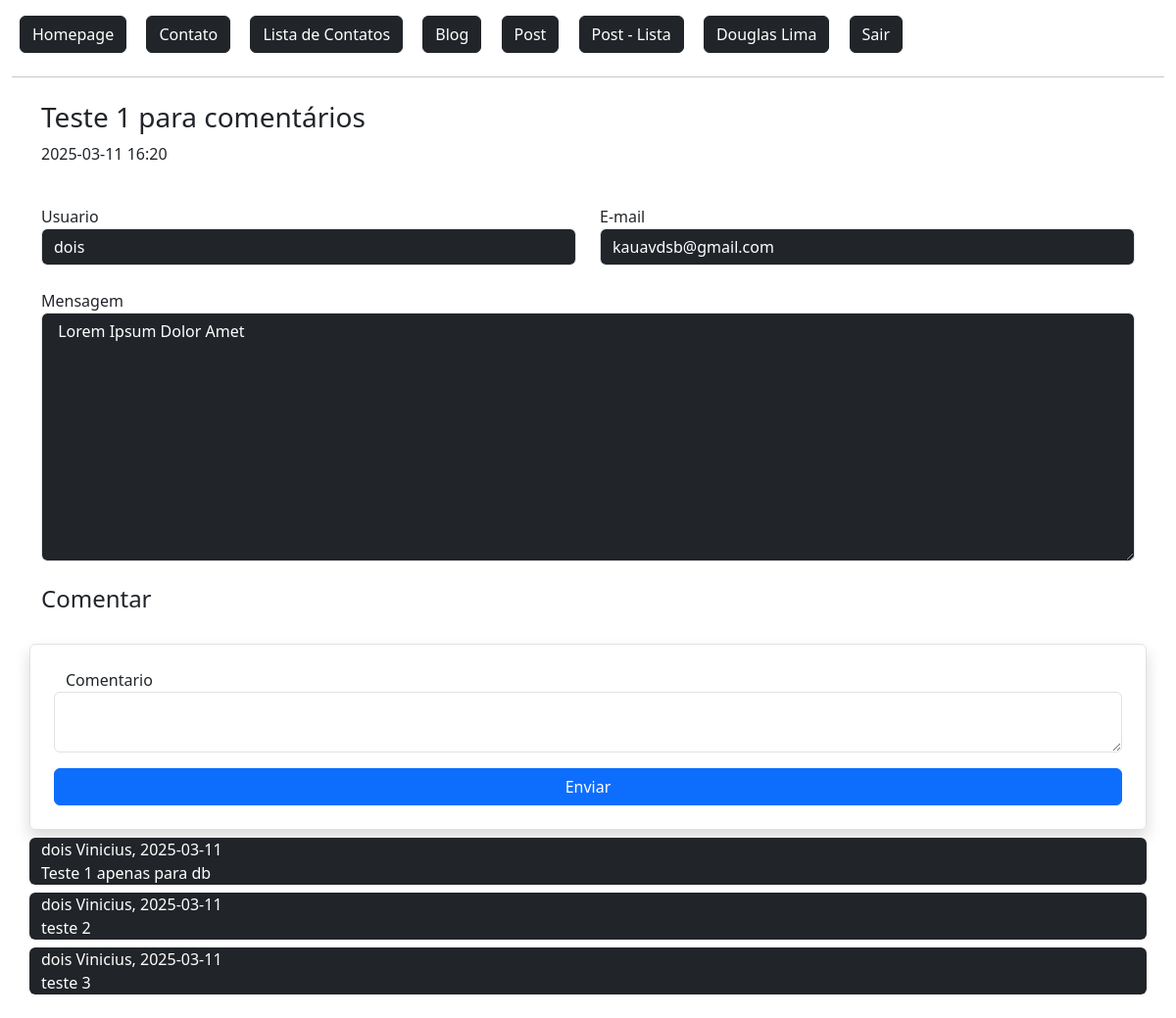
Screenshot of /post/1/ (signed in) with the database file from the repository.
### flaskLearn/models.py (models this page shows, shortened)
class User(db.Model, UserMixin):
    id = db.Column(db.Integer, primary_key=True)
    admin = db.Column(db.Boolean, default=False)
    nome = db.Column(db.String, nullable=True)
    sobrenome = db.Column(db.String, nullable=True)
    email = db.Column(db.String, nullable=True)
    senha = db.Column(db.String, nullable=True)
    data_cadastro = db.Column(db.DateTime, default=datetime.now())
    posts = db.relationship('Post', backref='user', lazy=True) #É a tabela referenciada. (um usuario pode ter varios posts)
    post_comentarios = db.relationship('PostComentarios', backref='user', lazy=True) #É a tabela referenciada. (um usuario pode ter varios posts)

class Post(db.Model):
    id = db.Column(db.Integer, primary_key=True)
    data_criacao = db.Column(db.DateTime, default=datetime.now())
    titulo = db.Column(db.String, nullable=True)
    mensagem = db.Column(db.String, nullable=True)
    user_id = db.Column(db.Integer, db.ForeignKey('user.id'), nullable=True) #Tabela que referencia a tabela usuário
    comentarios = db.relationship('PostComentarios', backref='post', lazy=True) #É a tabela referenciada. (um usuario pode ter varios posts)
    def data_resumo(self):
        return str(self.data_criacao)[:16]

class PostComentarios(db.Model):
    id = db.Column(db.Integer, primary_key=True)
    data_criacao = db.Column(db.DateTime, default=datetime.now())
    comentario = db.Column(db.String, nullable=True)
    user_id = db.Column(db.Integer, db.ForeignKey('user.id'), nullable=True)
    post_id = db.Column(db.Integer, db.ForeignKey('post.id'), nullable=True)
    def data_resumo(self):
        return str(self.data_criacao)[:10]

### flaskLearn/routes.py (the view)
@app.route('/post/<int:id>/', methods=['GET', 'POST'])
@login_required                 # Exige login do usuário.
def postDetail(id):
    obj = Post.query.get(id)
    lenComentarios = len(obj.comentarios)
    form = PostComentariosForm()
    context = {
        'lenComentarios': lenComentarios
    }
    if form.validate_on_submit():
        form.save(current_user.id, id)
        return redirect(url_for('postDetail', id=id))
    return render_template('posts/post_detail.html', obj=obj, form=form, context=context)

### flaskLearn/forms.py (shortened to what this page needs)
class PostComentariosForm(FlaskForm):
    comentario = TextAreaField('Comentario', validators=[DataRequired()])
    btnSubmit = SubmitField('Enviar')

### flaskLearn/models.py (called while the page is built)
@login_manager.user_loader # Retorna sessao do usuario no controle de login
def load_user(user_id):
    return User.query.get(user_id)

### flaskLearn/templates/posts/post_detail.html (shortened to what this page needs)
{% extends 'baseTemplate/base.html' %}
{% block content %}
{% include 'baseTemplate/nav.html' %}
<div class="container mt-4">
    <div class="row">
        <h3>{{ obj.titulo }}</h3>
        <p>{{ obj.data_resumo() }}</p>
        <div class="col-md-6 mt-4">
            Usuario
            <input type="text" value="{{ obj.user.nome }}" class="form-control bg-dark text-white" readonly>
        </div>
        <div class="col-md-6 mt-4">
            E-mail
            <input type="text" value="{{ obj.user.email }}" class="form-control bg-dark text-white" readonly>
        </div>
        <div class="col-12 mt-4">
            Mensagem
            <textarea type="text" rows="10" class="form-control bg-dark text-white" readonly> {{ obj.mensagem }} </textarea>
        </div>
    </div>
    <div class="row mt-4">
        <h4>Comentar</h4>
    </div>
    <form action="" method="post" class="row mt-4 p-4 rounded border shadow">
        {{ form.comentario.label() }}
        {{ form.comentario(class="form-control") }}
        {{ form.btnSubmit(class="btn btn-primary col-12 mt-3")}}
    </form>
    <div class="row mb-4">
        {% for comentario in range(context.lenComentarios) %}
            <div class="col-12 bg-dark rounded text-white mt-2">
                {{ obj.comentarios[comentario].user.nome }} {{ obj.comentarios[comentario].user.sobrenome }}<span>, </span>
                {{ obj.comentarios[comentario].data_resumo() }} <br>
                {{ obj.comentarios[comentario].comentario }}
            </div>
        {% endfor %}
    </div>
</div>
{% endblock %}

### flaskLearn/templates/baseTemplate/nav.html
<a href="{{url_for('homepage')}}" class="btn btn-dark m-2">
    Homepage
</a>
<a href="{{url_for('contato')}}" class="btn btn-dark m-2">
    Contato
</a>
<a href="{{url_for('contatoLista')}}" class="btn btn-dark m-2">
    Lista de Contatos
</a>
<a href="{{url_for('editorBlog')}}" class="btn btn-dark m-2">
    Blog
</a>
<a href="{{url_for('postNovo')}}" class="btn btn-dark m-2">
    Post
</a>
<a href="{{url_for('postLista')}}" class="btn btn-dark m-2">
    Post - Lista
</a>
{% if current_user.is_authenticated %}
    <a href="{{ url_for('dashboard') }}" class="btn btn-dark m-2">
        {{ current_user.nome }} {{ current_user.sobrenome }}
    </a>
    <a href="{{ url_for('logout') }}" class="btn btn-dark m-2">
        Sair
    </a>
{% else %}
    <a href="{{url_for('login')}}" class="btn btn-dark m-2">
        Login
    </a>
{% endif %}
<hr>

### rows the page displays
User: nome "Douglas", sobrenome "Lima"
Post: titulo "Teste 1 para comentários", data_resumo "2025-03-11 16:20", mensagem "Lorem Ipsum Dolor Amet"
User: user.nome "dois", user.email "kauavdsb@gmail.com", nome "dois" "dois" "dois", sobrenome "Vinicius" "Vinicius" "Vinicius"
PostComentarios: data_criacao "2025-03-11", comentario "Teste 1 apenas para db"
PostComentarios: data_criacao "2025-03-11", comentario "teste 2"
PostComentarios: data_criacao "2025-03-11", comentario "teste 3"
